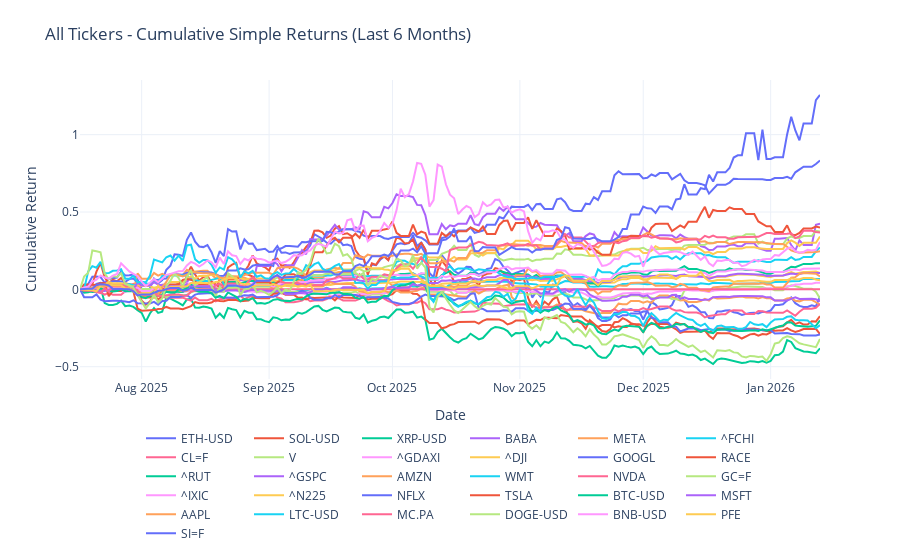

The notebook cell this image was saved under:
### Code cell
# plot last 6 months of cumprod_simple_6m returns 
fig = go.Figure()
for column in cumprod_simple_6m.columns:
    fig.add_trace(
        go.Scatter(
            x=cumprod_simple_6m.index,
            y=cumprod_simple_6m[column],
            mode="lines",
            name=column,
        )
    )

fig.update_layout(
    title="All Tickers - Cumulative Simple Returns (Last 6 Months)",
    xaxis_title="Date",
    yaxis_title="Cumulative Return",
    legend=dict(orientation="h", yanchor="top", y=-0.15, xanchor="center", x=0.5),
    template="plotly_white",
    margin=dict(t=80, b=120),
)
fig.show()

### Figure 1 — Plotly figure (JSON) as saved in the notebook; plotly's stock layout.template omitted (floating-point values rounded to 4 significant figures; data arrays with more than 128 entries replaced by an {"elided": "..."} marker saying what was removed)
{"data": [{"mode": "lines", "name": "ETH-USD", "type": "scatter", "x": {"elided": "181 str values"}, "y": {"elided": "181 float values"}}, {"mode": "lines", "name": "SOL-USD", "type": "scatter", "x": {"elided": "181 str values"}, "y": {"elided": "181 float values"}}, {"mode": "lines", "name": "XRP-USD", "type": "scatter", "x": {"elided": "181 str values"}, "y": {"elided": "181 float values"}}, {"mode": "lines", "name": "BABA", "type": "scatter", "x": {"elided": "181 str values"}, "y": {"elided": "181 float values"}}, {"mode": "lines", "name": "META", "type": "scatter", "x": {"elided": "181 str values"}, "y": {"elided": "181 float values"}}, {"mode": "lines", "name": "^FCHI", "type": "scatter", "x": {"elided": "181 str values"}, "y": {"elided": "181 float values"}}, {"mode": "lines", "name": "CL=F", "type": "scatter", "x": {"elided": "181 str values"}, "y": {"elided": "181 float values"}}, {"mode": "lines", "name": "V", "type": "scatter", "x": {"elided": "181 str values"}, "y": {"elided": "181 float values"}}, {"mode": "lines", "name": "^GDAXI", "type": "scatter", "x": {"elided": "181 str values"}, "y": {"elided": "181 float values"}}, {"mode": "lines", "name": "^DJI", "type": "scatter", "x": {"elided": "181 str values"}, "y": {"elided": "181 float values"}}, {"mode": "lines", "name": "GOOGL", "type": "scatter", "x": {"elided": "181 str values"}, "y": {"elided": "181 float values"}}, {"mode": "lines", "name": "RACE", "type": "scatter", "x": {"elided": "181 str values"}, "y": {"elided": "181 float values"}}, {"mode": "lines", "name": "^RUT", "type": "scatter", "x": {"elided": "181 str values"}, "y": {"elided": "181 float values"}}, {"mode": "lines", "name": "^GSPC", "type": "scatter", "x": {"elided": "181 str values"}, "y": {"elided": "181 float values"}}, {"mode": "lines", "name": "AMZN", "type": "scatter", "x": {"elided": "181 str values"}, "y": {"elided": "181 float values"}}, {"mode": "lines", "name": "WMT", "type": "scatter", "x": {"elided": "181 str values"}, "y": {"elided": "181 float values"}}, {"mode": "lines", "name": "NVDA", "type": "scatter", "x": {"elided": "181 str values"}, "y": {"elided": "181 int values"}}, {"mode": "lines", "name": "GC=F", "type": "scatter", "x": {"elided": "181 str values"}, "y": {"elided": "181 float values"}}, {"mode": "lines", "name": "^IXIC", "type": "scatter", "x": {"elided": "181 str values"}, "y": {"elided": "181 float values"}}, {"mode": "lines", "name": "^N225", "type": "scatter", "x": {"elided": "181 str values"}, "y": {"elided": "181 float values"}}, {"mode": "lines", "name": "NFLX", "type": "scatter", "x": {"elided": "181 str values"}, "y": {"elided": "181 float values"}}, {"mode": "lines", "name": "TSLA", "type": "scatter", "x": {"elided": "181 str values"}, "y": {"elided": "181 float values"}}, {"mode": "lines", "name": "BTC-USD", "type": "scatter", "x": {"elided": "181 str values"}, "y": {"elided": "181 float values"}}, {"mode": "lines", "name": "MSFT", "type": "scatter", "x": {"elided": "181 str values"}, "y": {"elided": "181 float values"}}, {"mode": "lines", "name": "AAPL", "type": "scatter", "x": {"elided": "181 str values"}, "y": {"elided": "181 float values"}}, {"mode": "lines", "name": "LTC-USD", "type": "scatter", "x": {"elided": "181 str values"}, "y": {"elided": "181 float values"}}, {"mode": "lines", "name": "MC.PA", "type": "scatter", "x": {"elided": "181 str values"}, "y": {"elided": "181 float values"}}, {"mode": "lines", "name": "DOGE-USD", "type": "scatter", "x": {"elided": "181 str values"}, "y": {"elided": "181 float values"}}, {"mode": "lines", "name": "BNB-USD", "type": "scatter", "x": {"elided": "181 str values"}, "y": {"elided": "181 float values"}}, {"mode": "lines", "name": "PFE", "type": "scatter", "x": {"elided": "181 str values"}, "y": {"elided": "181 float values"}}, {"mode": "lines", "name": "SI=F", "type": "scatter", "x": {"elided": "181 str values"}, "y": {"elided": "181 float values"}}], "layout": {"legend": {"orientation": "h", "x": 0.5, "xanchor": "center", "y": -0.15, "yanchor": "top"}, "margin": {"b": 120, "t": 80}, "title": {"text": "All Tickers - Cumulative Simple Returns (Last 6 Months)"}, "xaxis": {"title": {"text": "Date"}}, "yaxis": {"title": {"text": "Cumulative Return"}}}}
